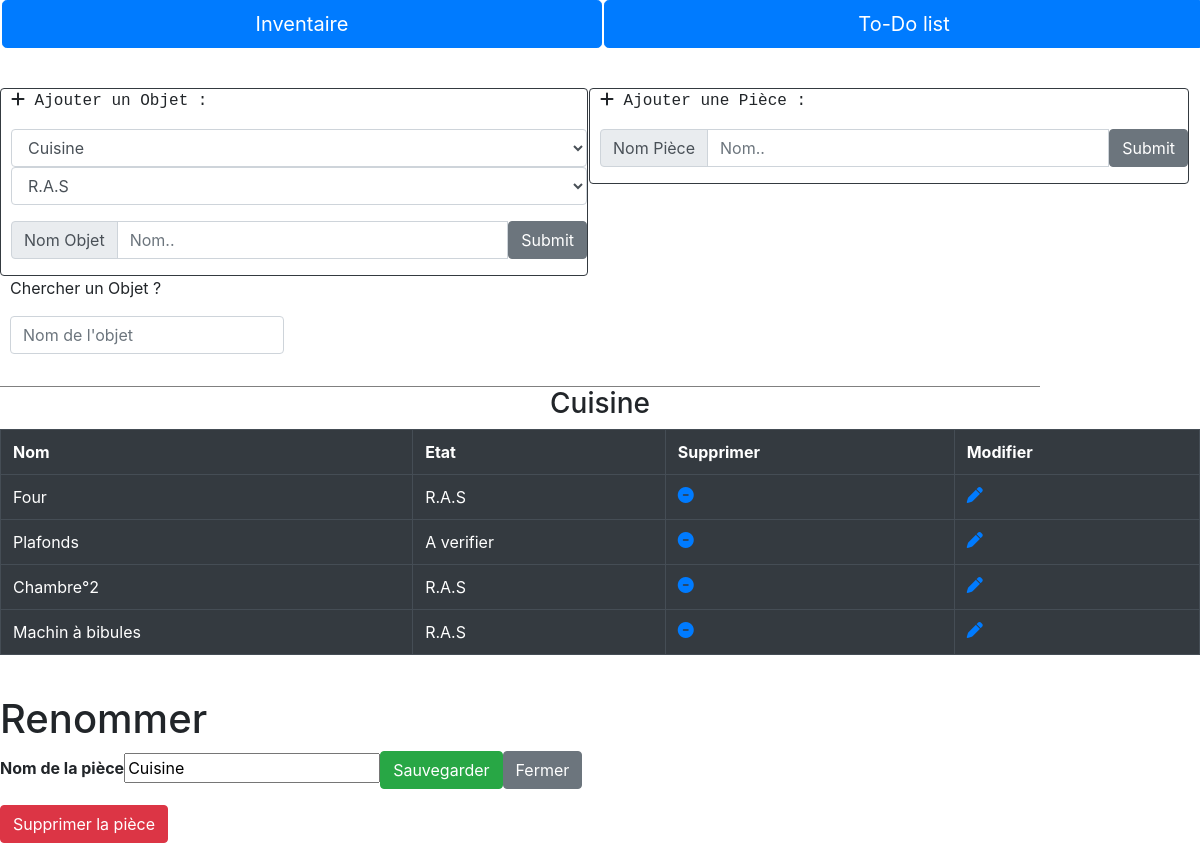
The app's page /php/PageInventaireMODIF.php?nomPiece=Cuisine with its own data.
### tables this page shows
CREATE TABLE IF NOT EXISTS `objet` (
  `idObjet` int(11) NOT NULL AUTO_INCREMENT,
  `nomObjet` varchar(255) NOT NULL,
  `idPiece` int(11) NOT NULL,
  `idEtat` int(11) NOT NULL,
  PRIMARY KEY (`idObjet`),
  KEY `idPiece` (`idPiece`),
  KEY `idEtat` (`idEtat`)
);

CREATE TABLE IF NOT EXISTS `etat` (
  `idEtat` int(11) NOT NULL AUTO_INCREMENT,
  `nomEtat` varchar(255) NOT NULL,
  PRIMARY KEY (`idEtat`)
);

### php/PageInventaireMODIF.php (the view, shortened to what this page needs)
<HTML>
<HEAD>
        <link rel="stylesheet" href="../css/styles.css">
		<link rel="stylesheet" href="https://stackpath.bootstrapcdn.com/bootstrap/4.4.1/css/bootstrap.min.css">
</HEAD>
<body>
    <!-- <?php
        $DataBase = mysqli_connect ( "localhost" , "root" , "" ) ;
        mysqli_select_db ( $DataBase, "todolist" ) ;
    ?> -->
        <section id="Menu">
			<ul>
				<div class="btn-group" role="group" aria-label="Basic example">
					<li><a href="../index.php"><button type="button" class="btn btn-primary btn-lg btn-block" id="b1">Inventaire</button></a></li>
					<li><a href="../index.php"><button type="button" class="btn btn-primary btn-lg btn-block" id="b2">To-Do list</button></a></li>
				</div>
			</ul>
		</section>
        <section id="PageInventaire">
			<section id="BarresInterraction">
				<div id="AjoutPiece" class="border border-dark rounded ">
					<form action="AjoutPiece" >
					<p class="text-monospace"><i class="fas fa-plus"></i> 			Ajouter une Pièce :<br>
					<div class="input-group mb-3">
						<div class="input-group-prepend">
							<span class="input-group-text" id="inputGroup-sizing-default">Nom Pièce</span>
						</div>
						<input class="form-control" aria-label="Sizing example input" aria-describedby="inputGroup-sizing-default" type="text" name="nomObjet" value ="" placeholder="Nom.."> <input type="submit" class="btn btn-secondary" placeholder="Valider">
					</div>
					</form>
				</div>
				<div id="AjoutObjet" class="border border-dark rounded ">
				<form action="AjoutObjet.php" class="form-group">
					<p class="text-monospace"><i class="fas fa-plus"></i> Ajouter un Objet :</p>
					<div class="form-group">
						<?php
						$Requete = "SELECT * FROM `piece` " ;
						$Resultat = mysqli_query ( $DataBase, $Requete )  or  die(mysqli_error($DataBase) ) ;
						echo "<select name='idPiece' id='objet-piece' class='form-control' >";
						while (  $ligne = mysqli_fetch_array($Resultat)  )
							{
								echo "<option name='idPiece' value=". utf8_encode($ligne['idPiece']) .">" . utf8_encode($ligne['nomPiece']) . "</option>";
							}
						echo "</select>";
						$Requete = "SELECT * FROM `etat` " ;
						$Resultat = mysqli_query ( $DataBase, $Requete )  or  die(mysqli_error($DataBase) ) ;
						echo "<select name='idEtat' id='objet-etat' class='form-control'>";
						while (  $ligne = mysqli_fetch_array($Resultat)  )
							{
								echo "<option name='idEtat' value=". utf8_encode($ligne['idEtat']) .">" . utf8_encode($ligne['nomEtat']) . "</option>";
							}
						echo "</select>";
						?>
					</div>
					<div class="input-group mb-3">
						<div class="input-group-prepend">
							<span class="input-group-text" id="inputGroup-sizing-default">Nom Objet</span>
						</div>
						<input class="form-control" aria-label="Sizing example input" aria-describedby="inputGroup-sizing-default" type="text" name="nomObjet" value ="" placeholder="Nom.."> <input type="submit" class="btn btn-secondary" placeholder="Valider">
					</div>
				</form>
			</section>
		</section>
		<div id="BarreDeRecherche">
			<p>Chercher un Objet ?</p>
			<form action="" class="formulaire">
			<div class="input-group mb-3">
				<input type="text" class="form-control" placeholder="Nom de l'objet" aria-label="Recipient's username" aria-describedby="basic-addon2">
			</div>
		</form>
		</div>
    <section id="ListePieces">
    <?php
        $OPTION = "PRINT" ;
        function  ConsulterBD ()
        {
        global $OPTION ;
        $Piece = utf8_decode($_GET['nomPiece']) ;
        if (  ($OPTION == 'DELETE')  Or  ($OPTION == 'UPDATE1') )
                $IdCourant = $_GET['idObjet'];
        else  $IdCourant = -1 ;
        echo "<center>" ;
        echo "<table class='table table-bordered table-dark'  id='tableau'>" ;
        echo "<h3>" . $Piece . "</h3>";
        $DataBase = mysqli_connect ( "localhost" , "root" , "" ) ;
        mysqli_select_db ( $DataBase, "todolist" ) ;
        $Requete = "SELECT idObjet,nomObjet,nomPiece,nomEtat FROM objet
                    Join piece on objet.idPiece = piece.idPiece
                    Join etat on objet.idEtat = etat.idEtat
                    WHERE nomPiece =  '$Piece'  " ;
        $Resultat = mysqli_query ( $DataBase, $Requete )  or  die(mysqli_error($DataBase) ) ;
        if ($OPTION == 'UPDATE1'){
            echo "<tr>  <th> Nom </th> <th> Etat </th> <th> Confirmer </th> <th> Annuler </th> </tr> "  ;
        }
        else if ($OPTION == 'DELETE'){
            echo "<tr>  <th> Nom </th> <th> Etat </th> <th> Confirmer </th> <th> Annuler </th> </tr>  " ;
        }
            else {
                echo "<tr>  <th> Nom </th> <th> Etat </th> <th> Supprimer </th> <th> Modifier </th></tr>"  ;
            }
        while (  $ligne = mysqli_fetch_array($Resultat)  )
        {
            echo "<tr>\n" ;
            if (  ($OPTION == 'UPDATE1') )
            {
                if ( $IdCourant == $ligne['idObjet'] )
                {
                    echo "<form action='PageInventaireMODIF.php'>";
                    echo "<td><INPUT TYPE=TEXT NAME='nomObjet' Value='". utf8_encode($ligne['nomObjet'])    . "'</td>\n" ;
                    echo"<td>";
                            echo" <label for='nomEtat'></label><select name='nomEtat'>";
                                echo" <option name='R.A.S'>R.A.S</option>";
                                echo" <option name='A verifier'>A verifier</option>";
                            echo"  </select>";
                }
                else
                {
                    echo "<td>" . utf8_encode($ligne['nomObjet']) . "</td>\n" ;
                    echo "<td>" . utf8_encode($ligne['nomEtat'])    . "</td>\n" ;
                }
            }
            else
            {
                echo "<td>" . utf8_encode($ligne['nomObjet']) . "</td>\n" ;
                echo "<td>" . utf8_encode($ligne['nomEtat'])    . "</td>\n" ;
            }
            if (  ($OPTION == 'DELETE') )
            {
                if ( $IdCourant == $ligne['idObjet'] )
                {
                    echo "<td><A HREF='PageInventaireMODIF.php?nomPiece=".$Piece."&OPTION=DELETE2&idObjet=".$ligne['idObjet']."'><i class='fas fa-minus-circle'></i></A></td>";
                    echo "<td><A HREF='PageInventaireMODIF.php?nomPiece=".$Piece."&idObjet=".$ligne['idObjet']."'><i class='fas fa-minus-circle'></i></a>";
                    echo "</td>\n" ;
                }
            }
            else
            {
                echo "<td><A HREF='PageInventaireMODIF.php?nomPiece=".$Piece."&OPTION=DELETE&idObjet=" . $ligne['idObjet'] . "'> <i class='fas fa-minus-circle'></i></A></td>\n" ;
                echo "<td><A HREF='PageInventaireMODIF.php?nomPiece=".$Piece."&OPTION=UPDATE1&idObjet=" . $ligne['idObjet'] . "'> <i class='fas fa-pen'></i></A></td>\n" ;
            }
            echo "</tr>\n" ;
        }
        echo "</table class='table table-bordered table-dark'>" ;
        echo "<br>" ;
        echo "</center>" ;
        }
            $OPTION = 'RIEN' ;
        ConsulterBD();
    ?>
    </section>
<?php
echo "<form action='UpdatePiece.php' class='form-container'>";
        echo "<h1>Renommer</h1>";
    echo "<label for='nomPiece'><b>Nom de la pièce</b></label>";
    echo "<input type='text' Value='". $Piece . "' name='NewnomPiece' required>";
    echo "<button type='submit' class='btn btn-success'>Sauvegarder</button>";
    echo "<button type='button' class='btn btn-secondary' onclick='closeForm()'>Fermer</button>";
    echo "</form>";
?>
<button class="btn btn-danger" onclick="openForm()">Supprimer la pièce</button>
</body>
</HTML>

### css/styles.css (style rules this page uses)
#Menu ul { padding:0; margin:0; list-style-type:none; background-color: white; }
#Menu li { margin-left:2px; float:left; }
#BarresInterraction { background-color: white; padding-top: 2.5em; }
#AjoutPiece { border:2px solid; border-radius: 16px; width: 50VW; display: inline-block; padding-left: 10px; margin-left: 1px; }
#AjoutObjet { border:2px solid; border-radius: 16px; width: 49VW; float: left; padding-left: 10px; }
#BarreDeRecherche { display: inline-block; width:1040px; height:auto; padding-left: 10px; border-bottom: 1px solid; border-color: gray }
.formulaire { display:inline-block; }
#b1 { width: 50vw; }
#b2 { width: 50vw; }
#tableau { border: 1px; border-style: solid; }

### records on screen
objet: nomObjet "Four", idEtat.nomEtat "R.A.S"
objet: nomObjet "Plafonds", idEtat.nomEtat "A verifier"
objet: nomObjet "Chambre°2", idEtat.nomEtat "R.A.S"
objet: nomObjet "Machin à bibules", idEtat.nomEtat "R.A.S"

### other values on screen
$Piece "Cuisine"
form field idPiece "Cuisine"
form field idEtat "R.A.S"
